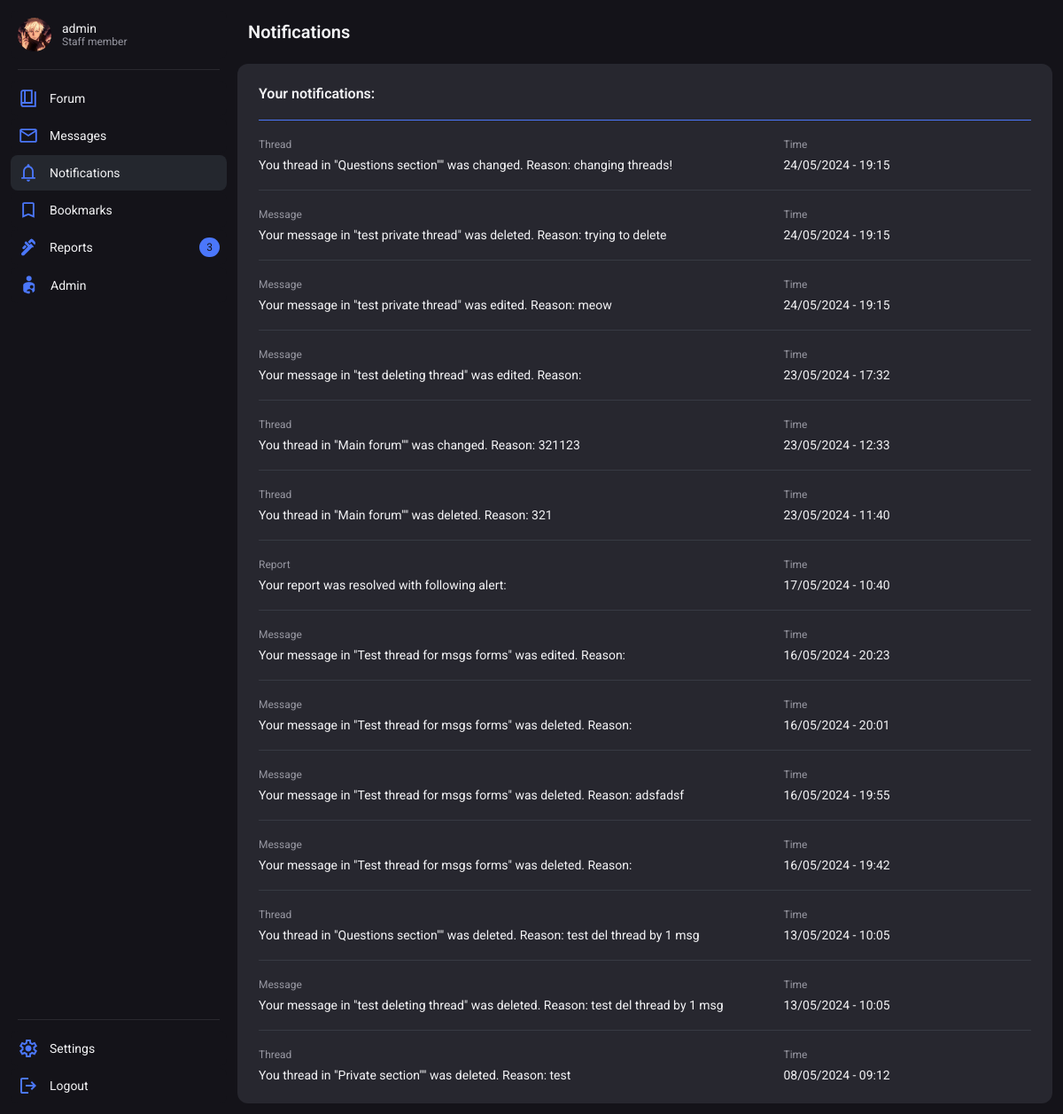
Page /notifications/ (signed in) on the earlier database version.
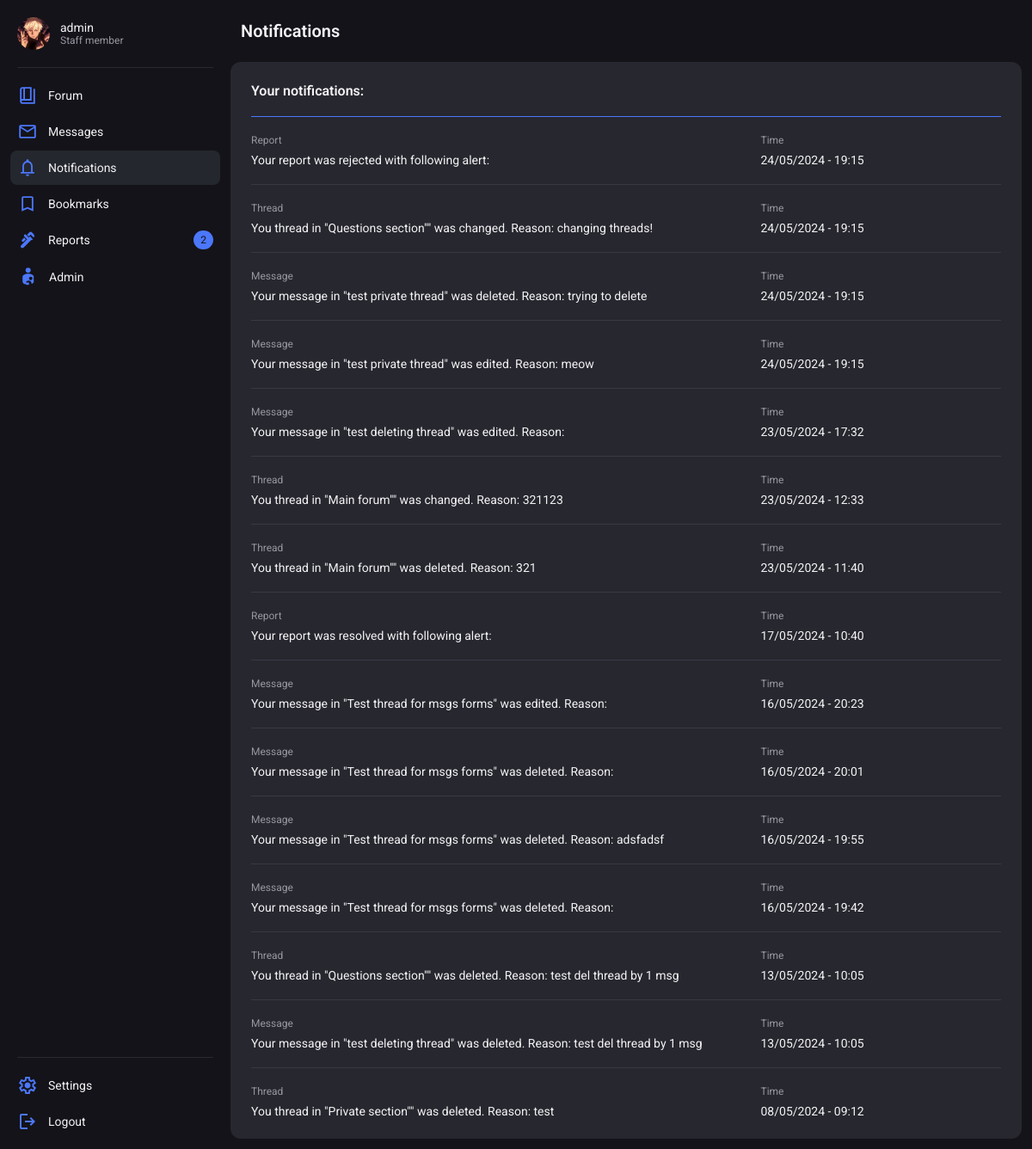
Same page on the later database version.
### users/models.py (models this page shows, shortened)
class Notification(models.Model):
    NOTIFICATIONS_TYPE = (
        (0, 'warning'),
        (2, 'report'),
        (3, 'message_delete'),
        (4, 'message_edit'),
        (5, 'profile_edit'),
        (6, 'thread_delete'),
        (7, 'thread_change')
    )
    user = models.ForeignKey(User, on_delete=models.CASCADE)
    notification_type = models.SmallIntegerField(choices=NOTIFICATIONS_TYPE)
    notification = models.TextField()
    message = models.ForeignKey(Message, on_delete=models.CASCADE, null=True, blank=True)
    thread = models.ForeignKey(Thread, on_delete=models.CASCADE, null=True, blank=True)
    warning = models.ForeignKey(Warnings_history, on_delete=models.CASCADE, null=True, blank=True)
    report = models.ForeignKey(Report, on_delete=models.CASCADE, null=True, blank=True, related_name="linked_report")
    time_created = models.DateTimeField(default=datetime.now())

### forum/models.py (models this page shows, shortened)
class Thread(models.Model):
    user = models.ForeignKey(User, on_delete=models.SET_NULL, null=True)
    title = models.CharField(max_length=225)
    slug = models.SlugField(max_length=225, blank=True, null=True)
    node = models.ForeignKey(Node, on_delete=models.CASCADE)
    is_closed = models.BooleanField(default=False)
    is_visible = models.BooleanField(default=True)
    is_pinned = models.BooleanField(default=False)
    msg_amount = models.IntegerField(blank=True, null=True, default=1)
    invis_reason = models.TextField(blank=True, null=True)
    deleted_by = models.ForeignKey(User, on_delete=models.SET_NULL, null=True, blank=True, related_name="thread_deleted_by")
    time_created = models.DateTimeField(default=datetime.now())
    time_changed = models.DateTimeField(null=True, blank=True)

class Node(models.Model):
    name = models.CharField(max_length=225)
    slug = models.SlugField(max_length=225, blank=True, null=True)
    description = models.TextField(blank=True, default=None, null=True)
    type_question = models.BooleanField(default=False)
    type_private = models.BooleanField(default=False)
    user_only = models.BooleanField(default=False)
    staff_only = models.BooleanField(default=True)
    parent = models.ForeignKey('self', on_delete=models.SET_NULL, null=True, blank=True)

class Message(models.Model):
    thread = models.ForeignKey(Thread, on_delete=models.CASCADE)
    user = models.ForeignKey(User, on_delete=models.CASCADE)
    message = models.TextField()
    is_start = models.BooleanField(default=False)
    upvotes = models.PositiveIntegerField(null=True, blank=True, default=0)
    downvotes = models.PositiveIntegerField(null=True, blank=True, default=0)
    is_solution = models.BooleanField(default=False)
    is_visible = models.BooleanField(default=True)
    deleted_by = models.ForeignKey(User, on_delete=models.SET_NULL, blank=True, null=True, related_name="deleted_by")
    invis_reason = models.TextField(blank=True, null=True)
    time_created = models.DateTimeField(default=datetime.now())
    time_changed = models.DateTimeField(null=True, blank=True)
    changer = models.ForeignKey(User, on_delete=models.SET_NULL, null=True, blank=True, related_name="changer")

### users/views.py (the view)
# urls.py: path('notifications/', notifications, name='notifications'),
def notifications(request):
    try:
        notifs = Notification.objects.filter(user=request.user).order_by('-id')
    except:
        notifs = False
    context = {
        "notifications":notifs
    }
    request.user.profile.active_notifications = 0
    request.user.profile.save()
    return render(request, 'notifications.html', context)

### users/chat_processor.py (called while the page is built, shortened)
def profile_processor(request):
    chat_data = {}
    return chat_data

### users/models.py (called while the page is built)
    def save(self, *args, **kwargs):
        if not self.profile_picture or self.profile_picture == "":
            self.profile_picture = "default.svg"
        super(Profile, self).save(*args, **kwargs)

### users/templates/notifications.html (shortened to what the changed rows need)
{% extends 'base.html' %}
{% block style %}
    {% load static %}
    <link rel="stylesheet" href="{% static 'forum.css' %}">
    <link rel="stylesheet" href="{% static 'bookmarks.css' %}">
{% endblock %}
{% block header %}
    <header class="wrapper">
        <h2 class="title">Notifications</h2>
    </header>
{% endblock %}
{% block content %}
    <div class="container">
        {% if notifications %}
        <div class="container card" >
            <div class="cardHeader wrapper">
                <p class="cardTitle">Your notifications:</p>
            </div>
            {% for notif in notifications %}
            <div class="cardLine"></div>
            <div class="container">
                {% if notif.notification_type == 0 or notif.notification_type == 2 %}
                    <div class="wrapper cardSectionItem">
                {% endif %}
                {% if notif.notification_type == 3 %}
                    <a href="{% url 'thread' notif.message.thread.node.slug notif.message.thread.slug notif.message.thread.id %}" class="wrapper cardSectionItem">
                {% endif %}
                {% if notif.notification_type == 4 %}
                    <a href="{% url 'msg_redirect' notif.message.thread.node.slug notif.message.thread.slug notif.message.thread.id notif.message.id %}" class="wrapper cardSectionItem">
                {% endif %}
                {% if notif.notification_type == 6 %}
                    <a href="{% url 'section' notif.thread.node.slug %}" class="wrapper cardSectionItem">
                {% endif %}
                {% if notif.notification_type == 7 %}
                    <a href="{% url 'thread' notif.thread.node.slug notif.thread.slug notif.thread.id %}" class="wrapper cardSectionItem">
                {% endif %}
                    <div class="cardSectionInnerItem container">
                        {% if notif.notification_type == 2 %}
                            <p class="meta">Report</p>
                            <p class="text">Your report was
                                {% if notif.report.is_resolved %}
                                    resolved
                                    {% else %}
                                        rejected
                                    {% endif %}
                                    with following alert: {{ notif.report.notification }}</p>
                            {% endif %}
                            {% if notif.notification_type == 3 %}
                                <p class="meta">Message</p>
                                <p class="text">Your message in "{{ notif.message.thread.title }}" was deleted. Reason: {{ notif.notification }}</p>
                            {% endif %}
                            {% if notif.notification_type == 4 %}
                                <p class="meta">Message</p>
                                <p class="text">Your message in "{{ notif.message.thread.title }}" was edited. Reason: {{ notif.notification }}</p>
                            {% endif %}
                            {% if notif.notification_type == 6 %}
                                <p class="meta">Thread</p>
                                <p class="text">You thread in "{{ notif.thread.node.name }}"" was deleted. Reason: {{ notif.notification }}</p>
                            {% endif %}
                        {% if notif.notification_type == 7 %}
                            <p class="meta">Thread</p>
                            <p class="text">You thread in "{{ notif.thread.node.name }}"" was changed. Reason: {{ notif.notification }}</p>
                        {% endif %}
                    </div>
                    <div class="cardSectionInnerItem container">
                        <p class="meta">Time</p>
                        <p class="text">{{ notif.time_created|date:"d/m/Y - H:i" }}</p>
                    </div>
            {% if notif.notification_type == 0 or notif.notification_type == 2 %}
                </div>
            {% else %}
                </a>
            {% endif %}
            </div>
            {% endfor %}
        </div>
    </div>
    {% else %}
        <div class="container NoContentBanner">
            <h2 class="title">No notifications</h2>
            <p class="text">Notifications you recive will show up here.</p>
        </div>
    {% endif %}
{% endblock %}

### base/templates/base.html (shortened to what this page needs)
<!DOCTYPE html>
<html lang="en">
<head>
    {% load static %}
    {% if request.user.is_authenticated %}
        <link rel="stylesheet" href="{% static 'themes/theme_' %}{{request.user.preference.color_theme}}.css">
    {% else %}
        <link rel="stylesheet" href="{% static 'themes/theme_0.css' %}">
    {% endif %}
    <link rel="stylesheet" href="{% static 'style.css' %}">
    {% block style %}{% endblock %}
</head>
<body>
    <nav>
        {% if request.user.is_authenticated %}
            <div class="container navBtnContainer" id="navConProfile">
                <a class="wrapper navBtn" href="{% url 'profile_view' request.user.id %}">
                    {%  if avatar_path %}
                        <img class="navBtnAvatar" src="{{ avatar_path }}" alt="">
                    {% else %}
                        <img src="{% static 'assets/missing_avatar.svg' %}" alt="">
                    {% endif %}
                    <div class="container">
                        <span class="text">{{ request.user.username }}</span>
                        <span class="meta">{{request.user.profile.title}}</span>
                    </div>
                </a>
            </div>
            <div class="navLine"></div>
            <div class="container navBtnContainer" id="navConMain">
                <a class="wrapper navBtn {% if current_tab == 'forum' %}focus{% endif %}" href="{% url 'forum_main' %}">
                    <span class="text">Forum</span>
                </a>
                <a class="wrapper navBtn space {% if current_tab == 'message' %}focus{% endif %}" href="{% url 'messages_main' %}">
                    <div class="wrapper navBtnMainContainer">
                        <span class="text">Messages</span>
                    </div>
                </a>
                <a class="wrapper navBtn space {% if current_tab == 'notifications' %}focus{% endif %}" href="{% url 'notifications' %}">
                    <div class="wrapper navBtnMainContainer">
                        <span class="text">Notifications</span>
                    </div>
                </a>
                <a class="wrapper navBtn {% if current_tab == 'bookmarks' %}focus{% endif %}" href="{% url 'bookmarks_main' %}">
                    <span class="text">Bookmarks</span>
                </a>
                {% if perms.moderation.view_reports %}
                <a class="wrapper navBtn space {% if current_tab == 'moderation' %}focus{% endif %}" href="{% url 'moderation_main' %}">
                    <div class="wrapper navBtnMainContainer">
                        <span class="text">Reports</span>
                    </div>
                    {% if reports_amount > 0 %}
                        {% if assigned_reports > 0 %}
                            <p class="navNotificationBadge">{{assigned_reports}}/{{reports_amount}}</p>
                        {% else %}
                            <p class="navNotificationBadge">{{reports_amount}}</p>
                        {% endif %}
                    {% endif %}
                </a>
                {% endif %}
                {% if request.user.is_staff %}
                <a class="wrapper navBtn" href="{% url 'admin:index' %}">
                    <span class="text">Admin</span>
                </a>
                {% endif %}
            </div>
            <div class="navLine"></div>
            <div class="container navBtnContainer" id="navConOptions">
                <a class="wrapper navBtn" href="{% url 'profile_edit' request.user.id %}">
                    <span class="text">Settings</span>
                </a>
                <a class="wrapper navBtn" href="{% url 'logout_user' %}">
                    <span class="text">Logout</span>
                </a>
            </div>
        {% endif %}
    </nav>
    <div class="main">
        {% block header %}{% endblock %}
        {% block content %}{% endblock %}
    </div>
</body>
</html>

Differences in the rows shown:
added Notification: shows "rejected", time_created "24/05/2024 - 19:15"
Other differences:
{{ reports_amount }}: "3" → "2"
